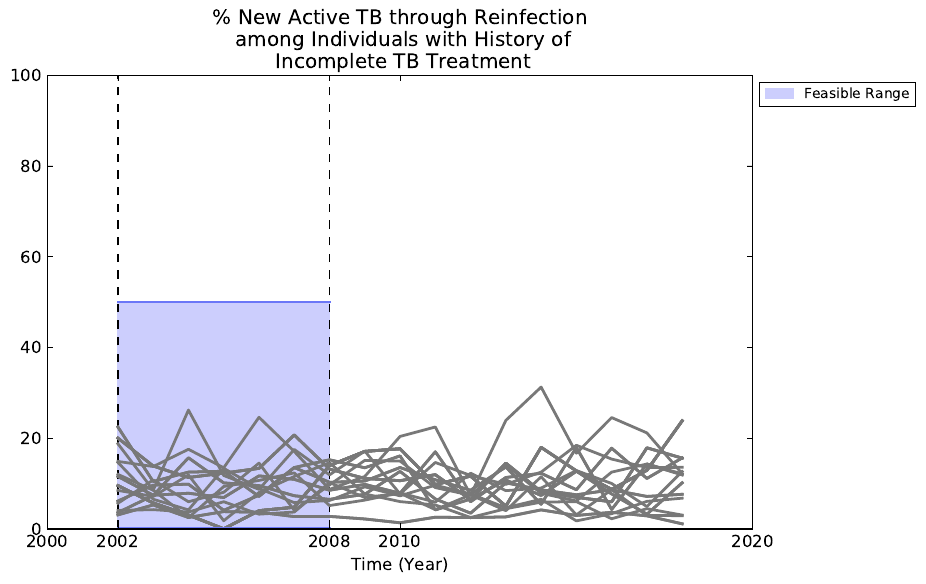

This figure's Python source:
# In[1]:

# Load required modules ===============================================================
import numpy as np
import pandas as pd
import matplotlib.pyplot as plt
import matplotlib as mpl
import matplotlib.patches as mpatches
import matplotlib.lines as mlines

# In[2]:

# Load data/Read in CSV files ===============================================================
df = pd.read_csv('Fit-% New Active TB through Reinfection among Incomplete Treatment.csv')

# Plot the graph ===============================================================
mpl.style.use('classic') # Use classic MPL layout
plt.ticklabel_format(useOffset=False) # Plot the full year instead of in scientific form
for i in range(4, len(df.columns)): # Plot the lines
    plt.plot(df['Time (Year)'], df.iloc[0:len(df), i], color = '#787878', linewidth = '2')
plt.plot(df.iloc[:,[0, 2, 3]].dropna()['Time (Year)'], # Plot the bounding boxes
         df.iloc[:,[0, 2, 3]].dropna()['L'],
         color = '#6b77f7', linewidth = '2')
plt.plot(df.iloc[:,[0, 2, 3]].dropna()['Time (Year)'],
         df.iloc[:,[0, 2, 3]].dropna()['U'],
         color = '#6b77f7', linewidth = '2')
plt.vlines(df.iloc[:,[0, 2, 3]].dropna()['Time (Year)'],
           0, 100, color = 'black', linestyles = 'dashed') # Plot the vertical lines
plt.fill_between(df.iloc[:,[0, 2, 3]].dropna()['Time (Year)'], # Shade in between the boundaries
                 df.iloc[:,[0, 2, 3]].dropna()['L'],
                 df.iloc[:,[0, 2, 3]].dropna()['U'], color='#cccefd') # Shade in between the lines
plt.ylim([0, 100])
plt.xlim([2000, 2020])
plt.xlabel('Time (Year)')
plt.xticks([2000, df.iloc[:,[0, 2, 3]].dropna()['Time (Year)'][0],
            df.iloc[:,[0, 2, 3]].dropna()['Time (Year)'].reset_index(drop = True)[1],
            2010, 2020])
plt.title('% New Active TB through Reinfection\n among Individuals with History of\n Incomplete TB Treatment')
patch = mpatches.Patch(color='#cccefd', label='Feasible Range') # Make box
plt.legend(handles = [patch], prop={'size':10}, bbox_to_anchor=(1, 1), loc = 2) # Plot the legend
plt.tight_layout()
plt.savefig('Active_TB.pdf', bbox_inches='tight')
